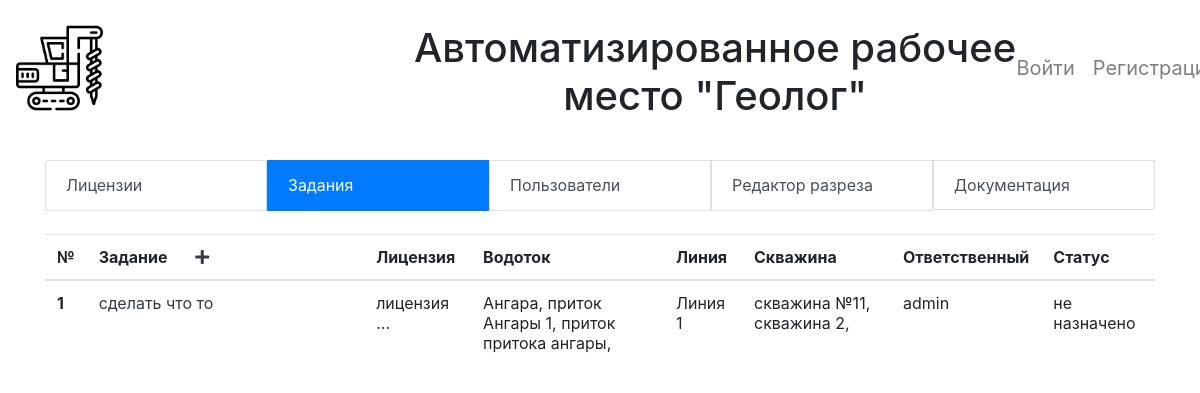
The page / on the database its author committed.
### main/models.py (models this page shows, shortened)
class Task(models.Model):
    short_name = models.CharField("Брифинг", max_length=255)
    description = models.TextField("Текст задания")
    license = models.ForeignKey(License, on_delete=models.CASCADE, verbose_name="Лицензия")
    line = models.ForeignKey(Line, on_delete=models.CASCADE, verbose_name="Линия")
    wells = models.ManyToManyField(Well, through='WellTask', through_fields=('task', 'well'), verbose_name="Скважины")
    responsible = models.ForeignKey(CustomUser, on_delete=models.CASCADE, verbose_name="Ответственный")
    status = models.ForeignKey(TaskStatus, on_delete=models.CASCADE, verbose_name="Статус")
    comment = models.TextField("Комментарий", null=True, blank=True)
    created_at = models.DateTimeField("Дата создания", auto_now_add=True)
    updated_at = models.DateTimeField("Дата обновления", auto_now=True)
    class Meta:
        verbose_name = "Задание"
        verbose_name_plural = "Задания"

class License(models.Model):
    short_name = models.CharField("Наименование", max_length=255)
    name = models.TextField("Полное наименование")
    geologist = models.ForeignKey(CustomUser, related_name='geologist_id', on_delete=models.SET_NULL, verbose_name="Геолог", null=True)
    status = models.ForeignKey(LicenseStatus, on_delete=models.CASCADE, verbose_name="Статус")
    used_enginery = models.TextField("Используемая техника", null=True, default="Не назначено")
    mbu = models.ForeignKey(CustomUser, related_name='mbu_id', on_delete=models.SET_NULL, verbose_name="МБУ", null=True)
    pmbou = models.ForeignKey(CustomUser, related_name='pmbou_id', on_delete=models.SET_NULL, verbose_name="ПМБУ", null=True)
    watercourses = models.ManyToManyField(WaterCourse, through='LicenseWaterCourse', through_fields=('license', 'watercourse'), verbose_name="Водотоки", blank=True)
    lines = models.ManyToManyField(Line, through='LineLicenseWaterCourse', through_fields=('license', 'line'), verbose_name="Водотоки", blank=True)
    comment = models.TextField("Комментарий", null=True, blank=True)
    created_at = models.DateTimeField("Дата создания", auto_now_add=True)
    updated_at = models.DateTimeField("Дата обновления", auto_now=True)
    class Meta:
        verbose_name = "Лицензия"
        verbose_name_plural = "Лицензии"

class WaterCourse(models.Model):
    name = models.CharField("Наименование", max_length=255)
    created_at = models.DateTimeField("Дата создания", auto_now_add=True)
    updated_at = models.DateTimeField("Дата обновления", auto_now=True)
    def __str__(self):
        return self.name
    class Meta:
        verbose_name = "Водоток"
        verbose_name_plural = "Водотоки"

class Line(models.Model):
    name = models.CharField("Наименование", max_length=50)
    def __str__(self):
        return self.name
    class Meta:
        verbose_name = "Линия"
        verbose_name_plural = "Линии"

class Well(models.Model):
    name = models.CharField("Наименование", max_length=255)
    description = models.TextField("Описание", null=True, blank=True)
    comment = models.TextField("Комментарий", null=True, blank=True)
    line = models.ForeignKey(Line, verbose_name="Линия", on_delete=models.CASCADE, null=True)
    created_at = models.DateTimeField("Дата создания", auto_now_add=True)
    updated_at = models.DateTimeField("Дата обновления", auto_now=True)
    def __str__(self):
        return self.name
    class Meta:
        verbose_name = "Скважина"
        verbose_name_plural = "Скважины"

class CustomUser(AbstractBaseUser):
    username = models.CharField("Логин пользователя", max_length=50, unique=True)
    first_name = models.CharField("Имя", max_length=50)
    last_name = models.CharField("Фамилия", max_length=50)
    patronymic = models.CharField("Отчество", max_length=50, default="нет")
    team = models.ForeignKey(Team, verbose_name="Номер бригады", on_delete=models.CASCADE, null=True)
    phone_number = models.CharField("Номер телефона", max_length=50, default="Не указано")
    email = models.EmailField(verbose_name="Email", max_length=255, unique=True, blank=True, null=True)
    role = models.ForeignKey(Role, on_delete=models.CASCADE, verbose_name="Должность")
    is_active = models.BooleanField(default=True)
    is_admin = models.BooleanField(default=False)
    objects = CustomUserManager()
    created_at = models.DateTimeField("Дата создания", auto_now_add=True)
    updated_at = models.DateTimeField("Дата обновления", auto_now=True)
    USERNAME_FIELD = 'username'
    REQUIRED_FIELDS = ['password']
    def __str__(self):
        return self.username
    class Meta:
        verbose_name = "Пользователь"
        verbose_name_plural = "Пользователи"

class TaskStatus(models.Model):
    name = models.CharField("Наименование", max_length=50)
    def __str__(self):
        return self.name
    class Meta:
        verbose_name = "Статус задания"
        verbose_name_plural = "Статусы заданий"

### main/views.py (the view)
# urls.py: path('', views.MainMenuView.as_view(), name="index"),
class MainMenuView(ListView):
    template_name = "main/main_menu.html"
    queryset = models.Well
    def get_queryset(self):
        if self.request.GET.get("target") == "objects":
            queryset = models.License.objects.all()
        elif self.request.GET.get("target") == "users":
            queryset = models.CustomUser.objects.exclude(is_admin=True).all()
        else:
            queryset = models.Task.objects.all()
        return queryset
    def get_context_data(self, **kwargs):
        context = super().get_context_data(**kwargs)
        context['target'] = self.request.GET.get('target')
        return context

### templates/main/main_menu.html
{% extends "layout.html" %}
{% block content %}
    <div class="col-12">
      <div class="list-group d-flex flex-row" id="list-tab" role="tablist">
        <a class="list-group-item list-group-item-action {% if target == 'objects' %}active{% endif %}" id="list-home-list" href="/main_menu?target=objects">Лицензии</a>
        <a class="list-group-item list-group-item-action {% if target == 'tasks' or target == None %}active{% endif %}" id="list-profile-list" href="/main_menu?target=tasks">Задания</a>
        <a class="list-group-item list-group-item-action {% if target == 'users' %}active{% endif %}" id="list-messages-list" href="/main_menu?target=users">Пользователи</a>
        <a class="list-group-item list-group-item-action {% if target == 'section_editor' %}active{% endif %}" id="list-settings-list" href="/main_menu?target=section_editor">Редактор разреза</a>
        <a class="list-group-item list-group-item-action {% if target == 'documents' %}active{% endif %}" id="list-settings-list" href="/main_menu?target=documents">Документация</a>
      </div>
    </div>
    <div class="col-12 my-4">
      <table class="table table-hover">
        {% if target == 'objects' %}
          {% include 'main/main_menu_partials/objects_partial.html' %}
        {% elif target == 'tasks' %}
          {% include 'main/main_menu_partials/tasks_partial.html' %}
        {% elif target == 'users' %}
          {% include 'main/main_menu_partials/users_partial.html' %}
        {% elif target == 'section_editor' %}
          {% include 'main/main_menu_partials/section_editor_partial.html' %}
        {% elif target == 'documents' %}
          {% include 'main/main_menu_partials/documents_partial.html' %}
        {% else %}
          {% include 'main/main_menu_partials/tasks_partial.html' %}
        {% endif %}
      </table>
    </div>
{% endblock %}

### templates/main/main_menu_partials/tasks_partial.html
{% block content %}
  <thead class="bg-navbar-main">
    <tr>
      <th scope="col">№</th>
      <th class="w-25" scope="col">Задание <a href="/tasks/add" class="ml-4 text-dark"><i class="fas fa-plus"></i></a></th>
      <th scope="col">Лицензия</th>
      <th scope="col">Водоток</th>
      <th scope="col">Линия</th>
      <th scope="col">Скважина</th>
      <th scope="col">Ответственный</th>
      <th scope="col">Статус</th>
    </tr>
  </thead>
  <tbody>
    {% for task in object_list %}
      <tr>
        <th scope="row">{{ forloop.counter }}</th>
        <td><a href="/tasks/{{ task.id }}" class="text-dark">{{ task.short_name }}</a></td>
        <td>{{ task.license.name|truncatechars:10 }}</td>
        <td>
          {% for watercourse in task.license.watercourses.all %}
            {{ watercourse }},
          {% endfor %}
        </td>
        <td>{{ task.line }}</td>
        <td>
          {% for well in task.wells.all %}
            {{ well }},
          {% endfor %}
        </td>
        <td>{{ task.responsible|truncatechars:10 }}</td>
        <td>{{ task.status }}</td>
      </tr>
    {% endfor %}
  </tbody>
{% endblock %}

### rows shown on the page
Task: short_name "сделать что то", license.name "лицензия …", line "Линия 1", responsible "admin", status "не назначено"
WaterCourse: name "Ангара"
WaterCourse: name "приток Ангары 1"
WaterCourse: name "приток притока ангары"
Well: name "скважина №11"
Well: name "скважина 2"
